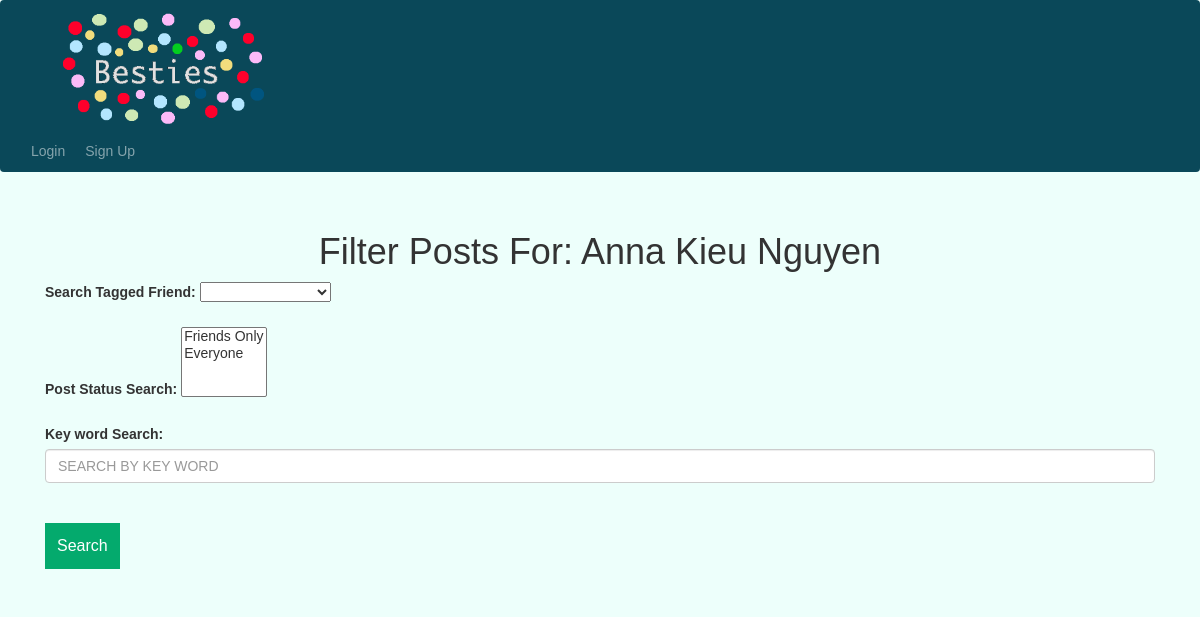
Screenshot of /filter-posts/2 with the database file from the repository.
### setup/models.py (models this page shows)
class User(db.Model, UserMixin):
    id = db.Column(db.Integer, primary_key=True)
    email = db.Column(db.String(20), unique=True)
    username = db.Column(db.String(20), unique=True)
    password = db.Column(db.String(20))
    first_name = db.Column(db.String(20))
    middle_name = db.Column(db.String(20))
    last_name = db.Column(db.String(20))
    bio = db.Column(db.String(100))
    gender = db.Column(db.String(20))
    birthday = db.Column(db.String(20))
    profile_picture = db.Column(db.String(50))
    age = db.Column(db.Integer)
    posts = db.relationship('Post')
    friends_list = db.Column(MutableList.as_mutable(PickleType), default=[])
    friend_requests = db.relationship('FriendRequest')

### setup/features.py (the view, shortened to what this page needs)
@features.route('/filter-posts/<int:user_id>', methods=['GET', 'POST'])
def filter_posts(user_id):
    filtered_posts = []
    filtered_users = []
    tmp_current_user = User.query.filter_by(id=user_id).first()
    list_of_user_friends = []
    for friend_id in tmp_current_user.friends_list:
        tmp_user = User.query.filter_by(id=friend_id).first()
        list_of_user_friends.append(tmp_user)
    db.session.commit()
    return render_template('filter_posts.html', user=current_user, tmp_user=tmp_current_user,
                           filtered_posts=filtered_posts, filtered_users=filtered_users,
                           list_of_user_friends=list_of_user_friends)

### setup/templates/filter_posts.html (shortened to what this page needs)
{% extends "base.html" %}
{% block content %}
<h1 align="center">Filter Posts For: {{ tmp_user.first_name }} {{ tmp_user.middle_name }} {{ tmp_user.last_name }}</h1>
<form method="POST">
    <label for="filter_friends">Search Tagged Friend:</label>
    <select class="selectpicker" id="filter_friends" name="filter_friends" data-live-search="true">
        <option value=""></option>
        {% for friend in list_of_user_friends %}
            <option value="{{ friend.id }}">{{ friend.first_name }}
            </option>
        {% endfor %}
    </select>
    <br />
    <br />
    {% set tmp_list = [] %}
    {% set tmp_list = tmp_list|unique %}
    <label for="post_status">Post Status Search:</label>
    <select class="selectpicker" id="post_status" name="post_status" multiple>
        {% for post_privacy in tmp_list %}
            <option value="{{ post_privacy }}">
            </option>
        {% endfor %}
    </select>
    <br />
    <br />
    <label for="key_word">Key word Search:</label>
    <input class="form-control" id="key_word" name="key_word" placeholder="SEARCH BY KEY WORD">
    <br />
    <br />
    <button class="btn-search" type="submit">Search</button>
</form>
<br />
{% set lst = [] %}
<body onload="loadSlides({{ lst|safe }})"></body>
{% endblock %}

### setup/static/style.css (style rules this page uses)
.btn-search { background-color: #04AA6D; color: white; padding: 12px; font-size: 16px; border: none; cursor: pointer; }
* { box-sizing: border-box }
body { font-family: Verdana, sans-serif; margin:0 }

### rows the page displays
User: first_name "Anna", middle_name "Kieu", last_name "Nguyen"
